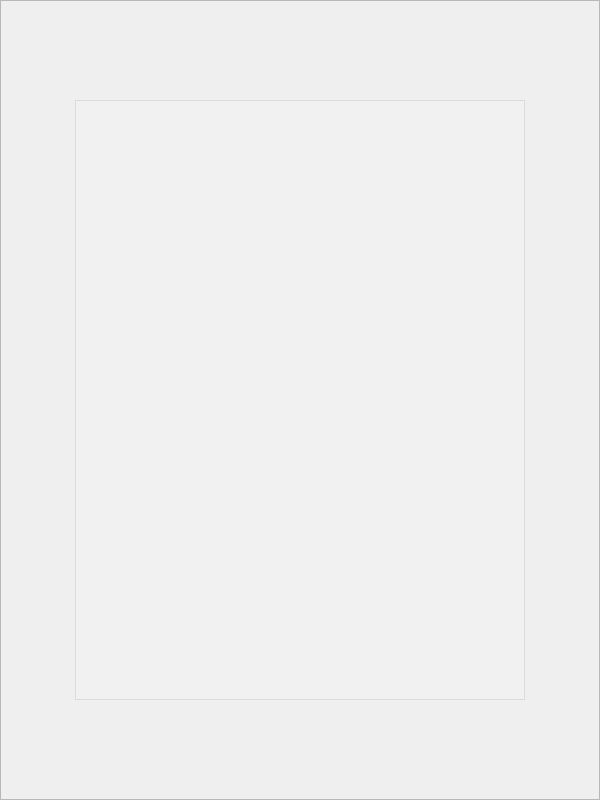
<?xml version="1.0" encoding="UTF-8"?>
<ui version="4.0">
 <class>Info_Title_Widget</class>
 <widget class="QWidget" name="Info_Title_Widget">
  <property name="geometry">
   <rect>
    <x>0</x>
    <y>0</y>
    <width>600</width>
    <height>800</height>
   </rect>
  </property>
  <property name="windowTitle">
   <string>Info_Title_Widget</string>
  </property>
  <widget class="QFrame" name="frame">
   <property name="geometry">
    <rect>
     <x>0</x>
     <y>0</y>
     <width>600</width>
     <height>800</height>
    </rect>
   </property>
   <property name="styleSheet">
    <string notr="true">border-image:url(:/DS_2020_GUI/image/astronomy-clouds-dark-evening.jpg)</string>
   </property>
   <property name="frameShape">
    <enum>QFrame::StyledPanel</enum>
   </property>
   <property name="frameShadow">
    <enum>QFrame::Raised</enum>
   </property>
   <widget class="QLabel" name="label">
    <property name="geometry">
     <rect>
      <x>75</x>
      <y>30</y>
      <width>450</width>
      <height>50</height>
     </rect>
    </property>
    <property name="styleSheet">
     <string notr="true">border-image:url();
color:rgb(255, 255, 255);
font: 75 20pt &quot;Consolas&quot;;</string>
    </property>
    <property name="text">
     <string/>
    </property>
    <property name="alignment">
     <set>Qt::AlignCenter</set>
    </property>
   </widget>
   <widget class="QListView" name="listView">
    <property name="geometry">
     <rect>
      <x>75</x>
      <y>100</y>
      <width>450</width>
      <height>600</height>
     </rect>
    </property>
    <property name="styleSheet">
     <string notr="true">border-image:url();
background-color:rgba(244,244,244,100)</string>
    </property>
    <property name="editTriggers">
     <set>QAbstractItemView::NoEditTriggers</set>
    </property>
   </widget>
  </widget>
 </widget>
 <layoutdefault spacing="6" margin="11"/>
 <resources>
  <include location="DS_2020_GUI.qrc"/>
 </resources>
 <connections/>
</ui>
